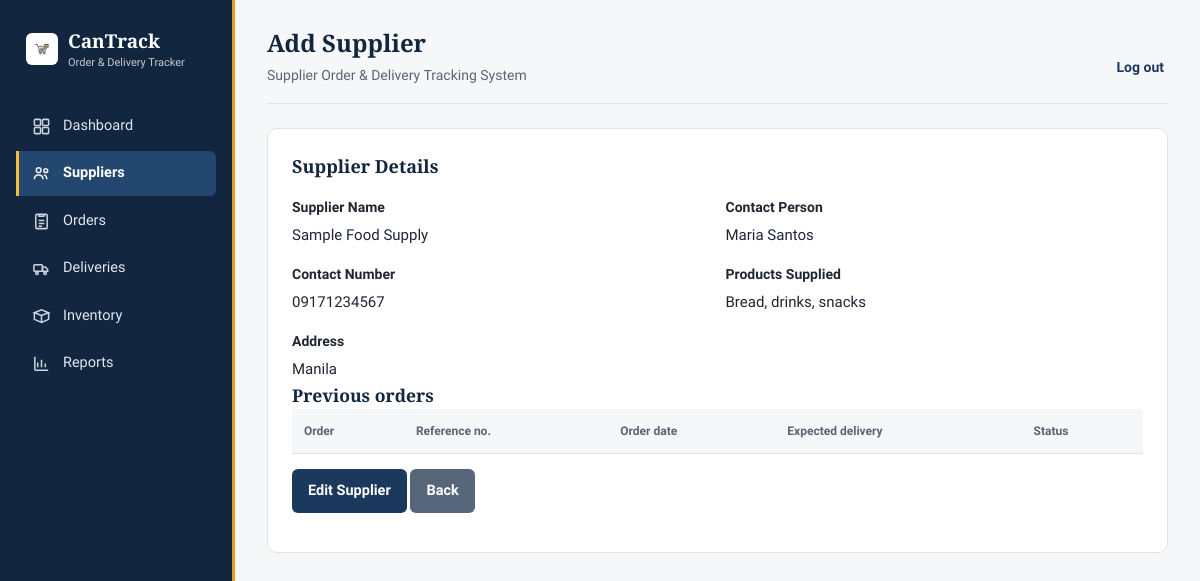
Page /supplier_add.php?id=1 on the committed database.
### tables this page shows
CREATE TABLE suppliers (id INT AUTO_INCREMENT PRIMARY KEY, supplier_name VARCHAR(150) NOT NULL, contact_person VARCHAR(120), contact_number VARCHAR(50), address TEXT, products_supplied TEXT, created_at TIMESTAMP DEFAULT CURRENT_TIMESTAMP);

### config/database.php (called while the page is built, shortened)
<?php
function e($value) { return htmlspecialchars((string)$value, ENT_QUOTES, 'UTF-8'); }

### supplier_add.php (the view, shortened to what this page needs)
<?php require 'config/database.php';
$view = isset($_GET['id']) ? $pdo->prepare('SELECT * FROM suppliers WHERE id=?') : null;
if ($view) {
    $view->execute([$_GET['id']]);
    $s = $view->fetch();
    if ($s) {
        $history = $pdo->prepare('SELECT id,reference_number,order_date,expected_delivery_date,status FROM orders WHERE supplier_id=? ORDER BY order_date DESC');
        $history->execute([$s['id']]);
        $history = $history->fetchAll();
    }
}
require 'includes/header.php'; ?>
<div class="panel">
    <div class="panel-head">
        <h2><?= isset($s) ? 'Supplier Details' : 'New Supplier' ?></h2>
    </div><?php if (isset($s)): ?><div class="form-grid">
            <div><label>Supplier Name</label><?= e($s['supplier_name']) ?></div>
            <div><label>Contact Person</label><?= e($s['contact_person']) ?></div>
            <div><label>Contact Number</label><?= e($s['contact_number']) ?></div>
            <div><label>Products Supplied</label><?= e($s['products_supplied']) ?></div>
            <div class="full"><label>Address</label><?= nl2br(e($s['address'])) ?></div>
        </div>
        <h3>Previous orders</h3>
        <div class="table-wrap">
            <table>
                <tr>
                    <th>Order</th>
                    <th>Reference no.</th>
                    <th>Order date</th>
                    <th>Expected delivery</th>
                    <th>Status</th>
                </tr><?php foreach ($history as $order): ?><tr>
                        <td><a href="order_view.php?id=<?= $order['id'] ?>">#<?= $order['id'] ?></a></td>
                        <td><?= e($order['reference_number'] ?: '—') ?></td>
                        <td><?= $order['order_date'] ?></td>
                        <td><?= $order['expected_delivery_date'] ?></td>
                        <td><?= badge($order['status']) ?></td>
                    </tr><?php endforeach; ?>
            </table>
        </div>
        <p><a class="btn" href="supplier_edit.php?id=<?= $s['id'] ?>">Edit Supplier</a> <a class="btn secondary" href="suppliers.php">Back</a></p><?php endif; ?>
</div><?php require 'includes/footer.php'; ?>

### assets/css/style.css (style rules this page uses)
:root { --navy: #1b395d; --navy-dark: #12263f; --gold: #e0a11f; --gold-bright: #f4bd3c; --red: #bb2c32; --paper: #f6f7f9; --chalk: #eef1f5; --card: #ffffff; --ink: #202733; --muted: #5a6472; --rule: #dfe3e9; --space-1: 6px; --space-2: 10px; --space-3: 16px; --space-4: 24px; --space-5: 32px; }
* { box-sizing: border-box; }
body { margin: 0; background: var(--paper); color: var(--ink); font-family: "Source Sans 3", "Segoe UI", sans-serif; font-size: 15px; line-height: 1.55; }
h1, h2, h3 { font-family: "Zilla Slab", Georgia, serif; font-weight: 600; color: var(--navy-dark); margin: 0; }
a { color: inherit; }
.sidebar nav svg { width: 19px; height: 19px; flex-shrink: 0; opacity: 0.9; }
.panel { background: var(--card); border: 1px solid var(--rule); border-radius: 10px; padding: var(--space-4); margin-bottom: var(--space-4); }
.panel-head { display: flex; justify-content: space-between; align-items: center; gap: var(--space-3); flex-wrap: wrap; margin-bottom: var(--space-3); }
.panel h2 { font-size: 18px; }
.btn { display: inline-flex; align-items: center; justify-content: center; min-height: 44px; background: var(--navy); color: #fff; border: 0; border-radius: 6px; padding: 0 16px; text-decoration: none; cursor: pointer; font: inherit; font-size: 14.5px; font-weight: 600; transition: background 150ms ease; }
.btn.secondary { background: #57667a; }
.table-wrap { overflow: auto; }
table { width: 100%; border-collapse: collapse; }
th, td { padding: 13px 12px; text-align: left; border-bottom: 1px solid var(--rule); }
th { color: var(--muted); font-size: 12px; font-weight: 600; text-transform: none; background: var(--paper); }
.form-grid { display: grid; grid-template-columns: repeat(2, minmax(0, 1fr)); gap: var(--space-3); }
.full { grid-column: 1 / -1; }
label { display: block; font-weight: 600; margin-bottom: 6px; font-size: 14px; }

### rows in the picture
suppliers: supplier_name "Sample Food Supply", contact_person "Maria Santos", contact_number "09171234567", products_supplied "Bread, drinks, snacks", address "Manila"

### other values in the picture
$label "Dashboard Suppliers Orders Deliveries Inventory Reports"
$page_title "Add Supplier"
